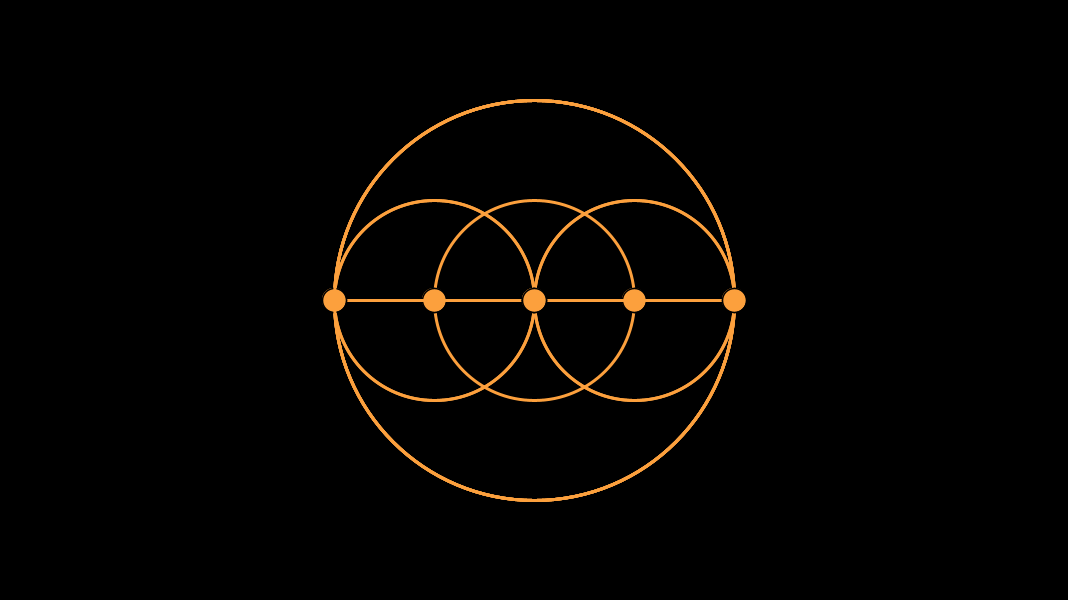
Frame 1 (no input)
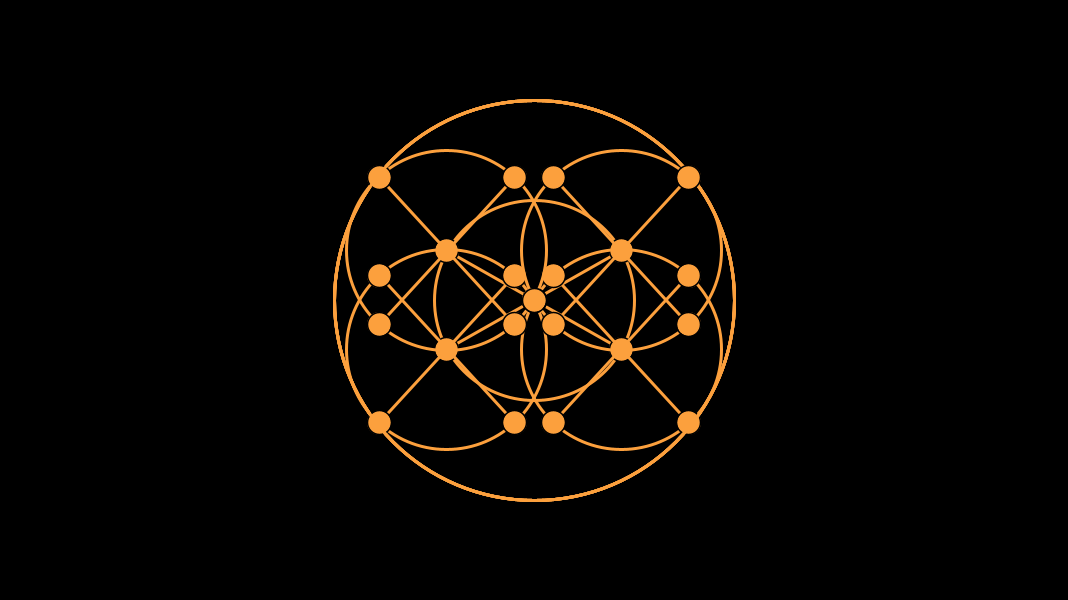
Frame 60 (the mouse pressed at the canvas centre just before this capture)
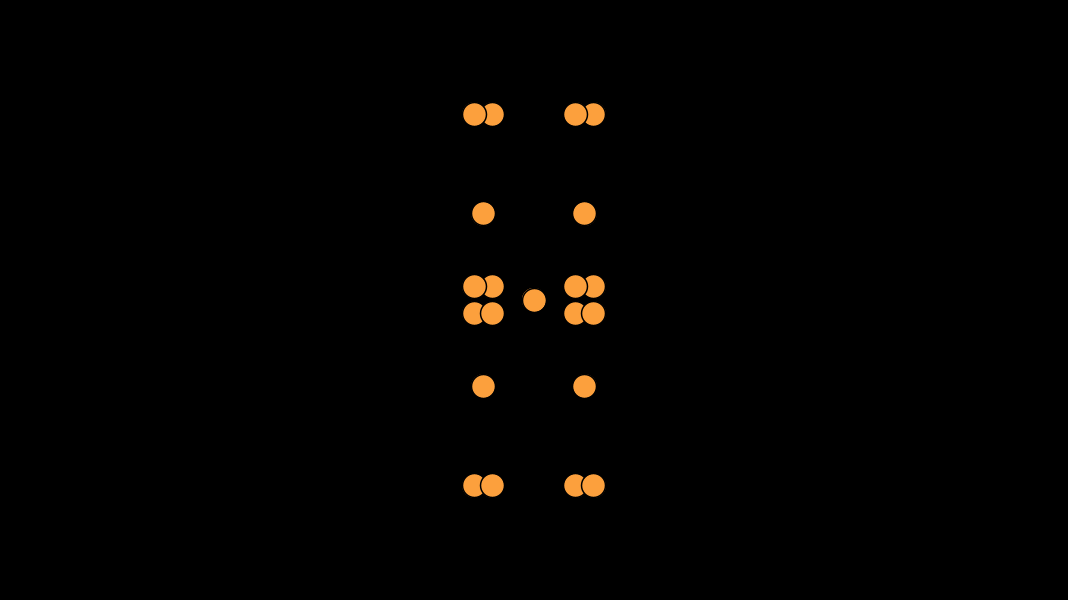
Frame 120 (the mouse held since frame 60 and released just before this capture)

The Processing sketch that drew these frames (run headless with seeded random() and noise(); from frame 60 on, the mouse is pressed at the canvas centre):

// Processing sketch: level2
// ── level2.pde
// Mouse click to see only the small circles
// ellipse, sin, cos, line, rotation, circle
Shape b1, b2, b3, b4, b5;
boolean seeSmallOnly;
 
void setup() {
  size(1068, 600);
  ellipseMode(RADIUS);
  seeSmallOnly = false;
  b1 = new Shape(.5, -.5);
  b2 = new Shape(.8, -.8);
  b3 = new Shape(.8, -.8);
  b4 = new Shape(.8, -.8);
  b5 = new Shape(.8, -.8);
  frameRate(40);
}
 
void draw() {
  background(0);
  b1.display(width/2, height/2);
  b2.display(b1.connectPt1.x, b1.connectPt1.y);
  b3.display(b1.connectPt2.x, b1.connectPt2.y);
  b4.display(b1.connectPt3.x, b1.connectPt3.y);
  b5.display(b1.connectPt4.x, b1.connectPt4.y);
}
 
void mousePressed() {
  seeSmallOnly = !seeSmallOnly;
}
 
class Shape {
  PVector  connectPt1, connectPt2, connectPt3, connectPt4;
  float x, y, ang1, ang2, ang3, ang4, incr1, incr2, rad;
 
  Shape(float incr1In, float incr2In) {
    incr1 = incr1In;
    incr2 = incr2In;
    connectPt1 = new PVector();
    connectPt2 = new PVector();
    connectPt3 = new PVector();
    connectPt4 = new PVector();
    rad =  100;
    ang1 = ang4 =0;
    ang2 = ang3 = 180;
  }
 
  void display(float xin, float yin) {
    update( xin, yin);
    drawShape();
  }
 
  void update(float xin2, float yin2) {
    x = xin2;
    y = yin2;
 
    connectPt1.x = x + cos(radians(ang1))*rad;
    connectPt1.y = y + sin(radians(ang1))*rad;
    ang1 += incr1;
 
    connectPt2.x = x + cos(radians(ang2))*rad;
    connectPt2.y = y + sin(radians(ang2))*rad;
    ang2 += incr2;
 
    connectPt3.x = x + cos(radians(ang3))*rad;
    connectPt3.y = y + sin(radians(ang3))*rad;
    ang3 += incr1;
 
    connectPt4.x = x + cos(radians(ang4))*rad;
    connectPt4.y = y + sin(radians(ang4))*rad;
    ang4 += incr2;
  }
 
  void drawShape() {
    if (!seeSmallOnly) {
      stroke(#FCA03D);
      strokeWeight(3);
      fill(#FCA03D);
      line(connectPt1.x, connectPt1.y, connectPt3.x, connectPt3.y);
      line(connectPt2.x, connectPt2.y, connectPt4.x, connectPt4.y);
      noFill();
      ellipse(width/2, height/2, 2*rad, 2*rad);
      ellipse(x, y, rad, rad);
    }
 
    fill(#FCA03D);
    stroke(0);
    strokeWeight(1.5);
    ellipse(width/2, height/2, 12, 12);
    ellipse(connectPt1.x, connectPt1.y, 12, 12);
    ellipse(connectPt2.x, connectPt2.y, 12, 12);
    ellipse(connectPt3.x, connectPt3.y, 12, 12);
    ellipse(connectPt4.x, connectPt4.y, 12, 12);
  }
}
